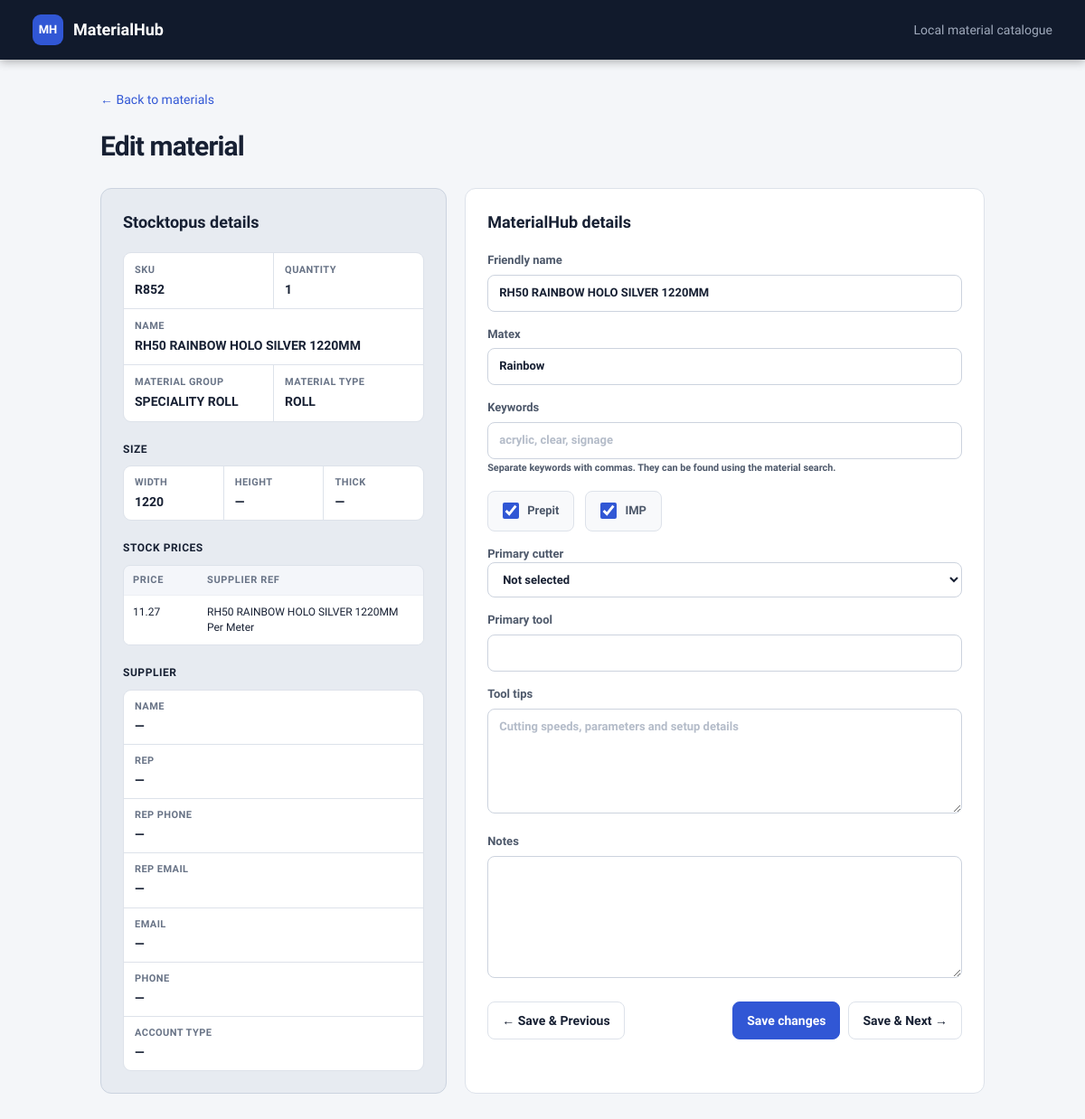
The page /materials/305/edit on the database as committed earlier.
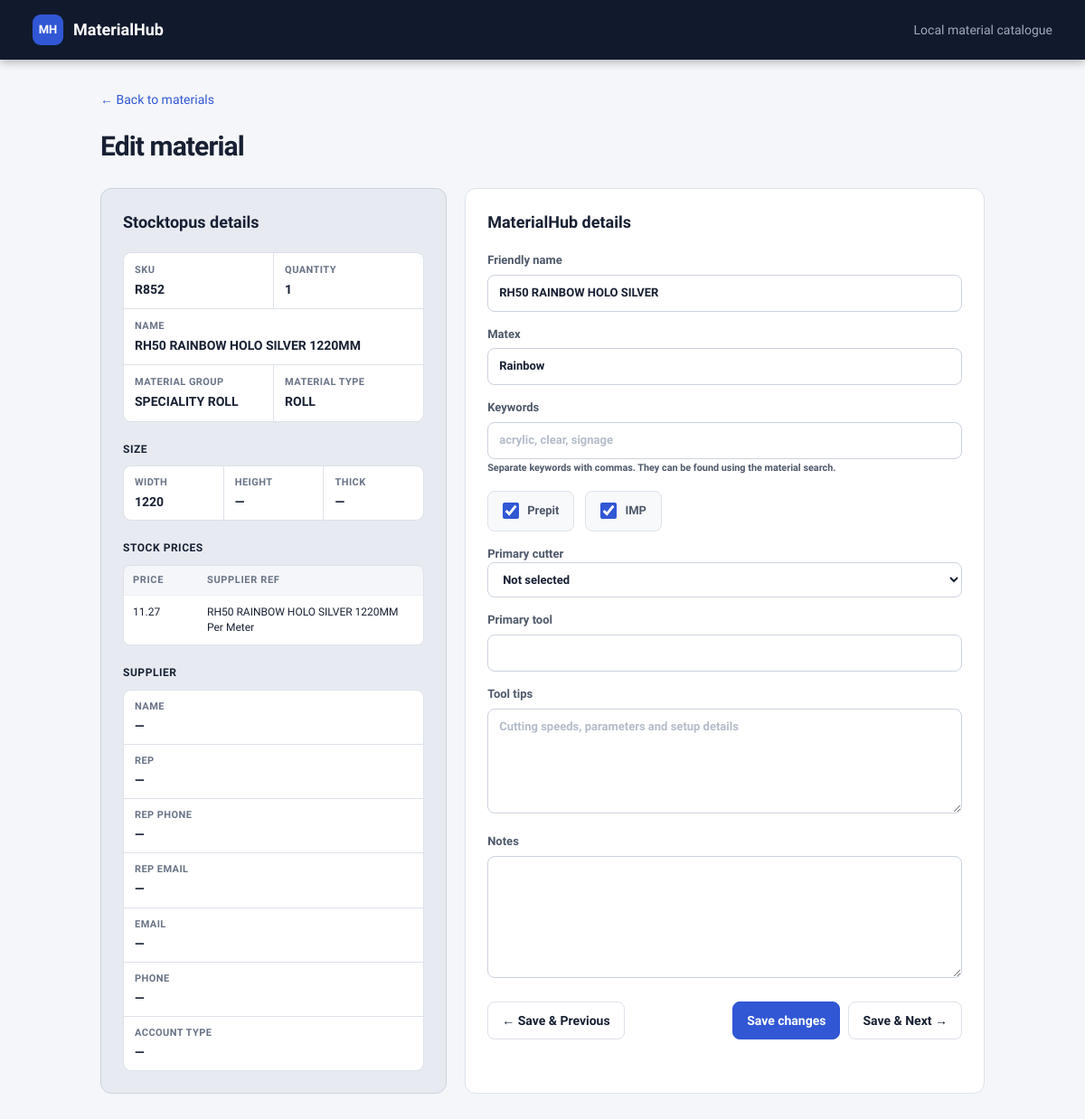
The same page on the database as committed later.
### app/models.py (models this page shows)
class Material(Base):
    __tablename__ = "materials"
    id: Mapped[int] = mapped_column(primary_key=True)
    stocktopus_id: Mapped[str] = mapped_column(Text, unique=True, index=True)
    name: Mapped[str] = mapped_column(Text, default="")
    sku: Mapped[str | None] = mapped_column(Text)
    material_group: Mapped[str | None] = mapped_column(Text)
    material_type: Mapped[str | None] = mapped_column(Text)
    size_type: Mapped[str] = mapped_column(Text, index=True)
    width_mm: Mapped[float | None] = mapped_column(Float)
    height_mm: Mapped[float | None] = mapped_column(Float)
    length_mm: Mapped[float | None] = mapped_column(Float)
    thickness_mm: Mapped[float | None] = mapped_column(Float)
    size_unit: Mapped[str | None] = mapped_column(Text)
    size_string: Mapped[str | None] = mapped_column(Text)
    quantity: Mapped[float | None] = mapped_column(Float)
    price_range: Mapped[str | None] = mapped_column(Text)
    supplier_name: Mapped[str | None] = mapped_column(Text)
    active: Mapped[bool] = mapped_column(Boolean, default=True, index=True)
    raw_stocktopus_json: Mapped[str] = mapped_column(Text)
    first_seen_at: Mapped[datetime] = mapped_column(DateTime(timezone=True), default=utc_now)
    last_seen_at: Mapped[datetime] = mapped_column(DateTime(timezone=True), default=utc_now)
    updated_from_stocktopus_at: Mapped[datetime] = mapped_column(DateTime(timezone=True), default=utc_now)
    friendly_name: Mapped[str | None] = mapped_column(Text)
    matex: Mapped[str | None] = mapped_column(Text)
    prepit: Mapped[str | None] = mapped_column(Text)
    imp: Mapped[str | None] = mapped_column(Text)
    notes: Mapped[str | None] = mapped_column(Text)
    keywords: Mapped[str | None] = mapped_column(Text)
    primary_cutter: Mapped[str | None] = mapped_column(Text)
    primary_tool: Mapped[str | None] = mapped_column(Text)
    tool_tips: Mapped[str | None] = mapped_column(Text)
    sort_order: Mapped[int] = mapped_column(Integer, default=0)

### app/routes/materials.py (the view)
@router.get("/materials/{material_id}/edit")
def edit_page(material_id: int, request: Request, db: Session = Depends(get_db)):
    material = db.get(Material, material_id)
    if material is None:
        raise HTTPException(status_code=404, detail="Material not found")
    previous_id, next_id = _adjacent_material_ids(db, material_id)
    return templates.TemplateResponse(request, "edit_material.html", {
        "material": material,
        "stocktopus_fields": _stocktopus_fields(material),
        "previous_id": previous_id,
        "next_id": next_id,
    })

### app/templates/edit_material.html (shortened to what this page needs)
{% extends "base.html" %}
{% block content %}
<a class="back" href="/materials">← Back to materials</a>
<section class="heading">
  <div><h1>Edit material</h1></div>
</section>
<div class="edit-grid">
  <section class="card stocktopus-panel">
    <h2>Stocktopus details</h2>
    <div class="stocktopus-fields">
      <div class="stocktopus-overview">
      {% for field in stocktopus_fields %}
        {% if field.kind == 'value' %}
          <dl class="stocktopus-field stocktopus-field--{{ field.source_name|replace('_', '-') }}"><dt title="{{ field.source_name }}">{{ field.name }}</dt><dd>{{ field.value }}</dd></dl>
        {% endif %}
      {% endfor %}
      </div>
      {% for field in stocktopus_fields %}
        {% if field.kind == 'group' %}
          <section class="stocktopus-group stocktopus-group--{{ field.source_name|replace('_', '-') }}">
            <h3 title="{{ field.source_name }}">{{ field.name }}</h3>
            <div class="stocktopus-detail-grid">
              {% for child in field.children %}<dl class="stocktopus-field nested"><dt title="{{ child.source_name }}">{{ child.name }}</dt><dd>{{ child.value }}</dd></dl>{% endfor %}
            </div>
          </section>
        {% elif field.kind == 'collection' %}
          <section class="stocktopus-group">
            <h3 title="{{ field.source_name }}">{{ field.name }}</h3>
            {% if field['items'] %}
              <div class="stocktopus-table-wrap"><table class="stocktopus-table">
                <thead><tr>{% for child in field['items'][0] %}<th>{{ child.name }}</th>{% endfor %}</tr></thead>
                <tbody>{% for item in field['items'] %}<tr>{% for child in item %}<td>{{ child.value }}</td>{% endfor %}</tr>{% endfor %}</tbody>
              </table></div>
            {% else %}<div class="stocktopus-empty">No entries</div>{% endif %}
          </section>
        {% endif %}
      {% endfor %}
    </div>
  </section>
  <form id="edit-material" class="card form" method="post">
    <h2>MaterialHub details</h2>
    <label>Friendly name<input name="friendly_name" value="{{ material.friendly_name or '' }}"></label>
    <label>Matex<input name="matex" value="{{ material.matex or '' }}"></label>
    <label>Keywords
      <input name="keywords" value="{{ material.keywords or '' }}" placeholder="acrylic, clear, signage">
      <small>Separate keywords with commas. They can be found using the material search.</small>
    </label>
    <div class="check-row">
      <label class="check-field"><input type="checkbox" name="prepit" value="1" {% if material.prepit %}checked{% endif %}><span>Prepit</span></label>
      <label class="check-field"><input type="checkbox" name="imp" value="1" {% if material.imp %}checked{% endif %}><span>IMP</span></label>
    </div>
    <label>Primary cutter
      <select name="primary_cutter" id="primary-cutter">
        <option value="">Not selected</option>
      </select>
    </label>
    <label id="primary-tool-field" {% if material.primary_cutter not in ['CNC', 'JWEI'] %}hidden{% endif %}>Primary tool
      <input name="primary_tool" value="{{ material.primary_tool or '' }}">
    </label>
    <label>Tool tips<textarea name="tool_tips" rows="5" placeholder="Cutting speeds, parameters and setup details">{{ material.tool_tips or '' }}</textarea></label>
    <label>Notes<textarea name="notes" rows="6">{{ material.notes or '' }}</textarea></label>
    <div class="edit-navigation">
      <button name="navigation" value="previous" {% if previous_id is none %}disabled{% endif %}>← Save &amp; Previous</button>
      <div class="actions">
        <button class="primary" name="navigation" value="save">Save changes</button>
        <button name="navigation" value="next" {% if next_id is none %}disabled{% endif %}>Save &amp; Next →</button>
      </div>
    </div>
  </form>
</div>
{% endblock %}

### app/templates/base.html (shortened to what this page needs)
<!doctype html>
<html lang="en">
<head>
  <link rel="stylesheet" href="{{ url_for('static', path='/styles.css') }}">
  <link rel="stylesheet" href="{{ url_for('static', path='/inline-edit.css') }}">
</head>
<body>
  <header><a class="brand" href="/materials"><span>MH</span> MaterialHub</a><div class="tagline">Local material catalogue</div></header>
  <main>{% block content %}{% endblock %}</main>
</body>
</html>

### app/static/styles.css (style rules this page uses)
:root { --ink:#172033;--muted:#687386;--line:#dde2ea;--surface:#fff;--bg:#f4f6f9;--brand:#3157d5;--brand-dark:#2446b5 }
* { box-sizing:border-box }
body { margin:0;background:var(--bg);color:var(--ink);font:14px/1.45 Inter,ui-sans-serif,system-ui,-apple-system,"Segoe UI",sans-serif }
header { height:66px;background:#111a2c;color:#fff;display:flex;align-items:center;justify-content:space-between;padding:0 3vw;box-shadow:0 2px 10px #1115 }
.brand { display:flex;align-items:center;gap:11px;color:#fff;text-decoration:none;font-size:18px;font-weight:700 }
.brand span { display:grid;place-items:center;width:34px;height:34px;background:var(--brand);border-radius:9px;font-size:13px }
.tagline { color:#9fa9bb }
main { max-width:1600px;margin:auto;padding:34px 3vw }
.heading { display:flex;align-items:flex-end;justify-content:space-between;margin-bottom:24px }
.heading h1 { font-size:30px;letter-spacing:-.03em;margin:0 }
.actions { display:flex;gap:9px;align-items:center }
button,.button { border:1px solid var(--line);border-radius:8px;background:#fff;color:var(--ink);padding:10px 15px;text-decoration:none;font:inherit;font-weight:600;cursor:pointer }
.primary { background:var(--brand);border-color:var(--brand);color:#fff }
input,select,textarea { width:100%;border:1px solid #ccd3de;border-radius:8px;padding:10px 12px;color:var(--ink);background:#fff;font:inherit }
table { width:100%;border-collapse:collapse;white-space:nowrap }
th { background:#f8f9fb;text-align:left;text-transform:uppercase;letter-spacing:.06em;font-size:11px;color:var(--muted);padding:12px }
td { padding:13px 12px;border-top:1px solid #edf0f4 }
.back { display:inline-block;margin-bottom:20px;color:var(--brand);text-decoration:none }
.edit-grid { display:grid;grid-template-columns:minmax(280px,.7fr) minmax(400px,1.3fr);gap:20px }
.card { background:#fff;border:1px solid var(--line);border-radius:12px;padding:24px }
.card h2 { margin:0 0 20px;font-size:18px }
dl { display:grid;grid-template-columns:130px 1fr;margin:0 }
dt,dd { border-bottom:1px solid #edf0f4;padding:10px 0 }
dt { color:var(--muted) }
dd { margin:0;font-weight:550 }
.form label { display:block;color:#4e596b;font-size:13px;font-weight:600;margin-bottom:16px }
.form input,.form textarea { margin-top:6px }

Rows that differ between the two databases and show on the page:
changed Material "Rainbow": friendly_name "RH50 RAINBOW HOLO SILVER 1220MM" → "RH50 RAINBOW HOLO SILVER"
